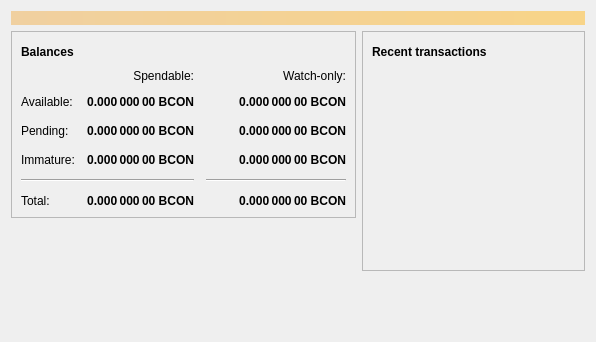
<?xml version="1.0" encoding="UTF-8"?>
<ui version="4.0">
 <class>OverviewPage</class>
 <widget class="QWidget" name="OverviewPage">
  <property name="geometry">
   <rect>
    <x>0</x>
    <y>0</y>
    <width>596</width>
    <height>342</height>
   </rect>
  </property>
  <property name="windowTitle">
   <string>Form</string>
  </property>
  <layout class="QVBoxLayout" name="topLayout">
   <item>
    <widget class="QLabel" name="labelAlerts">
     <property name="visible">
      <bool>false</bool>
     </property>
     <property name="styleSheet">
      <string notr="true">QLabel { background-color: qlineargradient(x1: 0, y1: 0, x2: 1, y2: 0, stop:0 #F0D0A0, stop:1 #F8D488); color:#000000; }</string>
     </property>
     <property name="wordWrap">
      <bool>true</bool>
     </property>
     <property name="margin">
      <number>3</number>
     </property>
     <property name="textInteractionFlags">
      <set>Qt::TextSelectableByMouse</set>
     </property>
    </widget>
   </item>
   <item>
    <layout class="QHBoxLayout" name="horizontalLayout" stretch="1,1">
     <item>
      <layout class="QVBoxLayout" name="verticalLayout_2">
       <item>
        <widget class="QFrame" name="frame">
         <property name="frameShape">
          <enum>QFrame::StyledPanel</enum>
         </property>
         <property name="frameShadow">
          <enum>QFrame::Raised</enum>
         </property>
         <layout class="QVBoxLayout" name="verticalLayout_4">
          <item>
           <layout class="QHBoxLayout" name="horizontalLayout_4">
            <item>
             <widget class="QLabel" name="label_5">
              <property name="font">
               <font>
                <weight>75</weight>
                <bold>true</bold>
               </font>
              </property>
              <property name="text">
               <string>Balances</string>
              </property>
             </widget>
            </item>
            <item>
             <widget class="QPushButton" name="labelWalletStatus">
              <property name="enabled">
               <bool>true</bool>
              </property>
              <property name="maximumSize">
               <size>
                <width>30</width>
                <height>16777215</height>
               </size>
              </property>
              <property name="toolTip">
               <string>The displayed information may be out of date. Your wallet automatically synchronizes with the BitcoinNickel network after a connection is established, but this process has not completed yet.</string>
              </property>
              <property name="text">
               <string/>
              </property>
              <property name="icon">
               <iconset resource="../bitcoinnickel.qrc">
                <normaloff>:/icons/warning</normaloff>
                <disabledoff>:/icons/warning</disabledoff>:/icons/warning</iconset>
              </property>
              <property name="iconSize">
               <size>
                <width>24</width>
                <height>24</height>
               </size>
              </property>
              <property name="flat">
               <bool>true</bool>
              </property>
             </widget>
            </item>
            <item>
             <spacer name="horizontalSpacer_3">
              <property name="orientation">
               <enum>Qt::Horizontal</enum>
              </property>
              <property name="sizeHint" stdset="0">
               <size>
                <width>40</width>
                <height>20</height>
               </size>
              </property>
             </spacer>
            </item>
           </layout>
          </item>
          <item>
           <layout class="QGridLayout" name="gridLayout">
            <property name="spacing">
             <number>12</number>
            </property>
            <item row="2" column="2">
             <widget class="QLabel" name="labelWatchPending">
              <property name="font">
               <font>
                <weight>75</weight>
                <bold>true</bold>
               </font>
              </property>
              <property name="cursor">
               <cursorShape>IBeamCursor</cursorShape>
              </property>
              <property name="toolTip">
               <string>Unconfirmed transactions to watch-only addresses</string>
              </property>
              <property name="text">
               <string notr="true">0.000 000 00 BCON</string>
              </property>
              <property name="alignment">
               <set>Qt::AlignRight|Qt::AlignTrailing|Qt::AlignVCenter</set>
              </property>
              <property name="textInteractionFlags">
               <set>Qt::LinksAccessibleByMouse|Qt::TextSelectableByKeyboard|Qt::TextSelectableByMouse</set>
              </property>
             </widget>
            </item>
            <item row="2" column="1">
             <widget class="QLabel" name="labelUnconfirmed">
              <property name="font">
               <font>
                <weight>75</weight>
                <bold>true</bold>
               </font>
              </property>
              <property name="cursor">
               <cursorShape>IBeamCursor</cursorShape>
              </property>
              <property name="toolTip">
               <string>Total of transactions that have yet to be confirmed, and do not yet count toward the spendable balance</string>
              </property>
              <property name="text">
               <string notr="true">0.000 000 00 BCON</string>
              </property>
              <property name="alignment">
               <set>Qt::AlignRight|Qt::AlignTrailing|Qt::AlignVCenter</set>
              </property>
              <property name="textInteractionFlags">
               <set>Qt::LinksAccessibleByMouse|Qt::TextSelectableByKeyboard|Qt::TextSelectableByMouse</set>
              </property>
             </widget>
            </item>
            <item row="3" column="2">
             <widget class="QLabel" name="labelWatchImmature">
              <property name="font">
               <font>
                <weight>75</weight>
                <bold>true</bold>
               </font>
              </property>
              <property name="cursor">
               <cursorShape>IBeamCursor</cursorShape>
              </property>
              <property name="toolTip">
               <string>Mined balance in watch-only addresses that has not yet matured</string>
              </property>
              <property name="text">
               <string notr="true">0.000 000 00 BCON</string>
              </property>
              <property name="alignment">
               <set>Qt::AlignRight|Qt::AlignTrailing|Qt::AlignVCenter</set>
              </property>
              <property name="textInteractionFlags">
               <set>Qt::LinksAccessibleByMouse|Qt::TextSelectableByKeyboard|Qt::TextSelectableByMouse</set>
              </property>
             </widget>
            </item>
            <item row="4" column="0" colspan="2">
             <widget class="Line" name="line">
              <property name="orientation">
               <enum>Qt::Horizontal</enum>
              </property>
             </widget>
            </item>
            <item row="4" column="2">
             <widget class="Line" name="lineWatchBalance">
              <property name="sizePolicy">
               <sizepolicy hsizetype="Preferred" vsizetype="Fixed">
                <horstretch>0</horstretch>
                <verstretch>0</verstretch>
               </sizepolicy>
              </property>
              <property name="minimumSize">
               <size>
                <width>140</width>
                <height>0</height>
               </size>
              </property>
              <property name="orientation">
               <enum>Qt::Horizontal</enum>
              </property>
             </widget>
            </item>
            <item row="5" column="0">
             <widget class="QLabel" name="labelTotalText">
              <property name="text">
               <string>Total:</string>
              </property>
             </widget>
            </item>
            <item row="3" column="1">
             <widget class="QLabel" name="labelImmature">
              <property name="font">
               <font>
                <weight>75</weight>
                <bold>true</bold>
               </font>
              </property>
              <property name="cursor">
               <cursorShape>IBeamCursor</cursorShape>
              </property>
              <property name="toolTip">
               <string>Mined balance that has not yet matured</string>
              </property>
              <property name="text">
               <string notr="true">0.000 000 00 BCON</string>
              </property>
              <property name="alignment">
               <set>Qt::AlignRight|Qt::AlignTrailing|Qt::AlignVCenter</set>
              </property>
              <property name="textInteractionFlags">
               <set>Qt::LinksAccessibleByMouse|Qt::TextSelectableByKeyboard|Qt::TextSelectableByMouse</set>
              </property>
             </widget>
            </item>
            <item row="2" column="3">
             <spacer name="horizontalSpacer_2">
              <property name="orientation">
               <enum>Qt::Horizontal</enum>
              </property>
              <property name="sizeHint" stdset="0">
               <size>
                <width>40</width>
                <height>20</height>
               </size>
              </property>
             </spacer>
            </item>
            <item row="3" column="0">
             <widget class="QLabel" name="labelImmatureText">
              <property name="text">
               <string>Immature:</string>
              </property>
             </widget>
            </item>
            <item row="5" column="1">
             <widget class="QLabel" name="labelTotal">
              <property name="font">
               <font>
                <weight>75</weight>
                <bold>true</bold>
               </font>
              </property>
              <property name="cursor">
               <cursorShape>IBeamCursor</cursorShape>
              </property>
              <property name="toolTip">
               <string>Your current total balance</string>
              </property>
              <property name="text">
               <string notr="true">0.000 000 00 BCON</string>
              </property>
              <property name="alignment">
               <set>Qt::AlignRight|Qt::AlignTrailing|Qt::AlignVCenter</set>
              </property>
              <property name="textInteractionFlags">
               <set>Qt::LinksAccessibleByMouse|Qt::TextSelectableByKeyboard|Qt::TextSelectableByMouse</set>
              </property>
             </widget>
            </item>
            <item row="5" column="2">
             <widget class="QLabel" name="labelWatchTotal">
              <property name="font">
               <font>
                <weight>75</weight>
                <bold>true</bold>
               </font>
              </property>
              <property name="cursor">
               <cursorShape>IBeamCursor</cursorShape>
              </property>
              <property name="toolTip">
               <string>Current total balance in watch-only addresses</string>
              </property>
              <property name="text">
               <string notr="true">0.000 000 00 BCON</string>
              </property>
              <property name="alignment">
               <set>Qt::AlignRight|Qt::AlignTrailing|Qt::AlignVCenter</set>
              </property>
              <property name="textInteractionFlags">
               <set>Qt::LinksAccessibleByMouse|Qt::TextSelectableByKeyboard|Qt::TextSelectableByMouse</set>
              </property>
             </widget>
            </item>
            <item row="0" column="2">
             <widget class="QLabel" name="labelWatchonly">
              <property name="text">
               <string>Watch-only:</string>
              </property>
              <property name="alignment">
               <set>Qt::AlignRight|Qt::AlignTrailing|Qt::AlignVCenter</set>
              </property>
             </widget>
            </item>
            <item row="1" column="0">
             <widget class="QLabel" name="labelBalanceText">
              <property name="text">
               <string>Available:</string>
              </property>
             </widget>
            </item>
            <item row="1" column="1">
             <widget class="QLabel" name="labelBalance">
              <property name="font">
               <font>
                <weight>75</weight>
                <bold>true</bold>
               </font>
              </property>
              <property name="cursor">
               <cursorShape>IBeamCursor</cursorShape>
              </property>
              <property name="toolTip">
               <string>Your current spendable balance</string>
              </property>
              <property name="text">
               <string notr="true">0.000 000 00 BCON</string>
              </property>
              <property name="alignment">
               <set>Qt::AlignRight|Qt::AlignTrailing|Qt::AlignVCenter</set>
              </property>
              <property name="textInteractionFlags">
               <set>Qt::LinksAccessibleByMouse|Qt::TextSelectableByKeyboard|Qt::TextSelectableByMouse</set>
              </property>
             </widget>
            </item>
            <item row="1" column="2">
             <widget class="QLabel" name="labelWatchAvailable">
              <property name="font">
               <font>
                <weight>75</weight>
                <bold>true</bold>
               </font>
              </property>
              <property name="cursor">
               <cursorShape>IBeamCursor</cursorShape>
              </property>
              <property name="toolTip">
               <string>Your current balance in watch-only addresses</string>
              </property>
              <property name="text">
               <string notr="true">0.000 000 00 BCON</string>
              </property>
              <property name="alignment">
               <set>Qt::AlignRight|Qt::AlignTrailing|Qt::AlignVCenter</set>
              </property>
              <property name="textInteractionFlags">
               <set>Qt::LinksAccessibleByMouse|Qt::TextSelectableByKeyboard|Qt::TextSelectableByMouse</set>
              </property>
             </widget>
            </item>
            <item row="2" column="0">
             <widget class="QLabel" name="labelPendingText">
              <property name="text">
               <string>Pending:</string>
              </property>
             </widget>
            </item>
            <item row="0" column="1">
             <widget class="QLabel" name="labelSpendable">
              <property name="text">
               <string>Spendable:</string>
              </property>
              <property name="alignment">
               <set>Qt::AlignRight|Qt::AlignTrailing|Qt::AlignVCenter</set>
              </property>
             </widget>
            </item>
           </layout>
          </item>
         </layout>
        </widget>
       </item>
       <item>
        <spacer name="verticalSpacer">
         <property name="orientation">
          <enum>Qt::Vertical</enum>
         </property>
         <property name="sizeHint" stdset="0">
          <size>
           <width>20</width>
           <height>40</height>
          </size>
         </property>
        </spacer>
       </item>
      </layout>
     </item>
     <item>
      <layout class="QVBoxLayout" name="verticalLayout_3">
       <item>
        <widget class="QFrame" name="frame_2">
         <property name="frameShape">
          <enum>QFrame::StyledPanel</enum>
         </property>
         <property name="frameShadow">
          <enum>QFrame::Raised</enum>
         </property>
         <layout class="QVBoxLayout" name="verticalLayout">
          <item>
           <layout class="QHBoxLayout" name="horizontalLayout_2">
            <item>
             <widget class="QLabel" name="label_4">
              <property name="font">
               <font>
                <weight>75</weight>
                <bold>true</bold>
               </font>
              </property>
              <property name="text">
               <string>Recent transactions</string>
              </property>
             </widget>
            </item>
            <item>
             <widget class="QPushButton" name="labelTransactionsStatus">
              <property name="enabled">
               <bool>true</bool>
              </property>
              <property name="maximumSize">
               <size>
                <width>30</width>
                <height>16777215</height>
               </size>
              </property>
              <property name="toolTip">
               <string>The displayed information may be out of date. Your wallet automatically synchronizes with the BitcoinNickel network after a connection is established, but this process has not completed yet.</string>
              </property>
              <property name="text">
               <string/>
              </property>
              <property name="icon">
               <iconset resource="../bitcoinnickel.qrc">
                <normaloff>:/icons/warning</normaloff>
                <disabledoff>:/icons/warning</disabledoff>:/icons/warning</iconset>
              </property>
              <property name="iconSize">
               <size>
                <width>24</width>
                <height>24</height>
               </size>
              </property>
              <property name="flat">
               <bool>true</bool>
              </property>
             </widget>
            </item>
            <item>
             <spacer name="horizontalSpacer">
              <property name="orientation">
               <enum>Qt::Horizontal</enum>
              </property>
              <property name="sizeHint" stdset="0">
               <size>
                <width>40</width>
                <height>20</height>
               </size>
              </property>
             </spacer>
            </item>
           </layout>
          </item>
          <item>
           <widget class="QListView" name="listTransactions">
            <property name="styleSheet">
             <string notr="true">QListView { background: transparent; }</string>
            </property>
            <property name="frameShape">
             <enum>QFrame::NoFrame</enum>
            </property>
            <property name="verticalScrollBarPolicy">
             <enum>Qt::ScrollBarAlwaysOff</enum>
            </property>
            <property name="horizontalScrollBarPolicy">
             <enum>Qt::ScrollBarAlwaysOff</enum>
            </property>
            <property name="selectionMode">
             <enum>QAbstractItemView::NoSelection</enum>
            </property>
           </widget>
          </item>
         </layout>
        </widget>
       </item>
       <item>
        <spacer name="verticalSpacer_2">
         <property name="orientation">
          <enum>Qt::Vertical</enum>
         </property>
         <property name="sizeHint" stdset="0">
          <size>
           <width>20</width>
           <height>40</height>
          </size>
         </property>
        </spacer>
       </item>
      </layout>
     </item>
    </layout>
   </item>
  </layout>
 </widget>
 <resources/>
 <connections/>
</ui>
